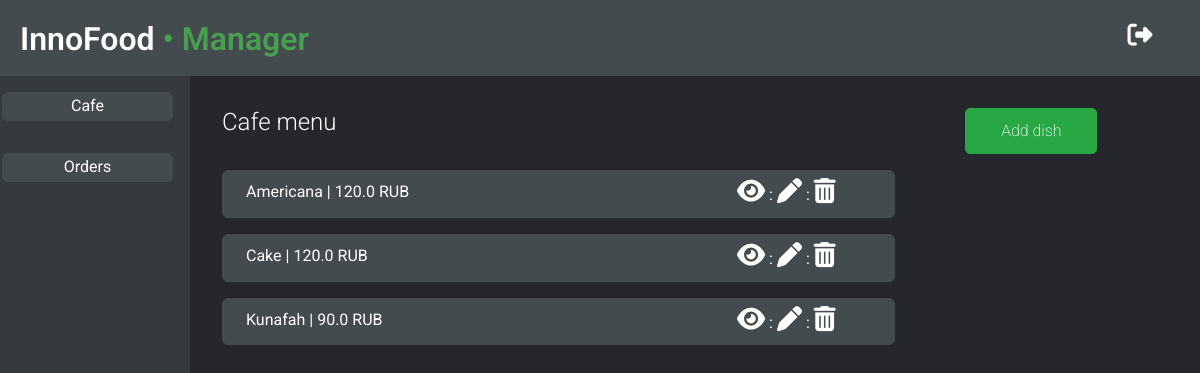
The app's page /manager/cafe/ (signed in), older data.
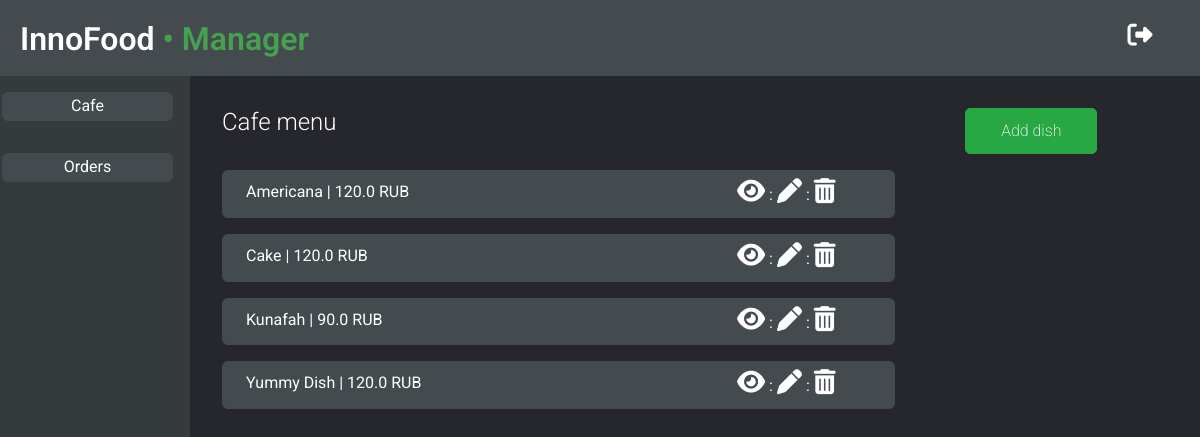
The same page, newer data.
### core/models.py (models this page shows, shortened)
class Dish(models.Model):
    name = models.CharField(max_length=100)
    price = models.FloatField(default=0)
    visible = models.BooleanField(default=True)
    in_menu = models.BooleanField(default=True)
    cafe = models.ForeignKey(Cafe, on_delete=models.CASCADE)

### core/views.py (the view)
# urls.py: path('manager/cafe/', views.ManagerCafe.as_view(), name='manager_cafe'),
class ManagerCafe(ListView):
    model = Dish
    template_name = 'core/cafeMenuEdit.html'
    def get_queryset(self):
        cafe_id = Cafe.objects.get(manager=self.request.user)
        qs = Dish.objects.filter(visible=True).filter(cafe=cafe_id)
        return qs

### core/templates/core/cafeMenuEdit.html
{% extends 'core/manager_base.html' %}
{% block main %}
<div class="row">
    <div class="col-9">
        <h4>Cafe menu</h4>
    </div>
    <div class="col-3">
        <button type="button" class="btn btn-success" data-toggle="modal" data-target="#addDish" onclick="location.href='/manager/dish/';">
            Add dish
        </button>
    </div>
</div>
{% for dish in object_list %}
<div class="row manager__dish">
    <div class="col-9">
        {{ dish.name }} | {{ dish.price }} RUB
    </div>
    <div class="col-3">
        <a href="/manager/showhide_dish/{{dish.id}}/">
            {% if dish.in_menu %}
            <i class="fas fa-eye"></i>
            {% else %}
            <i class="fas fa-eye-slash"></i>
            {% endif %}
        </a>
            <span>:</span>
        <a href="/manager/update_dish/{{dish.id}}/"><i  class="fas fa-pen" data-target="#editDish"></i></a>
        <span>:</span>
        <a href="/manager/delete_dish/{{dish.id}}/"><i  class="fas fa-trash-alt"></i></a>
    </div>
</div>
{% endfor %}
{% endblock %}

Row changes from the older to the newer data that the page shows:
added Dish: name "Yummy Dish", price "120.0", in_menu True (drawn)
